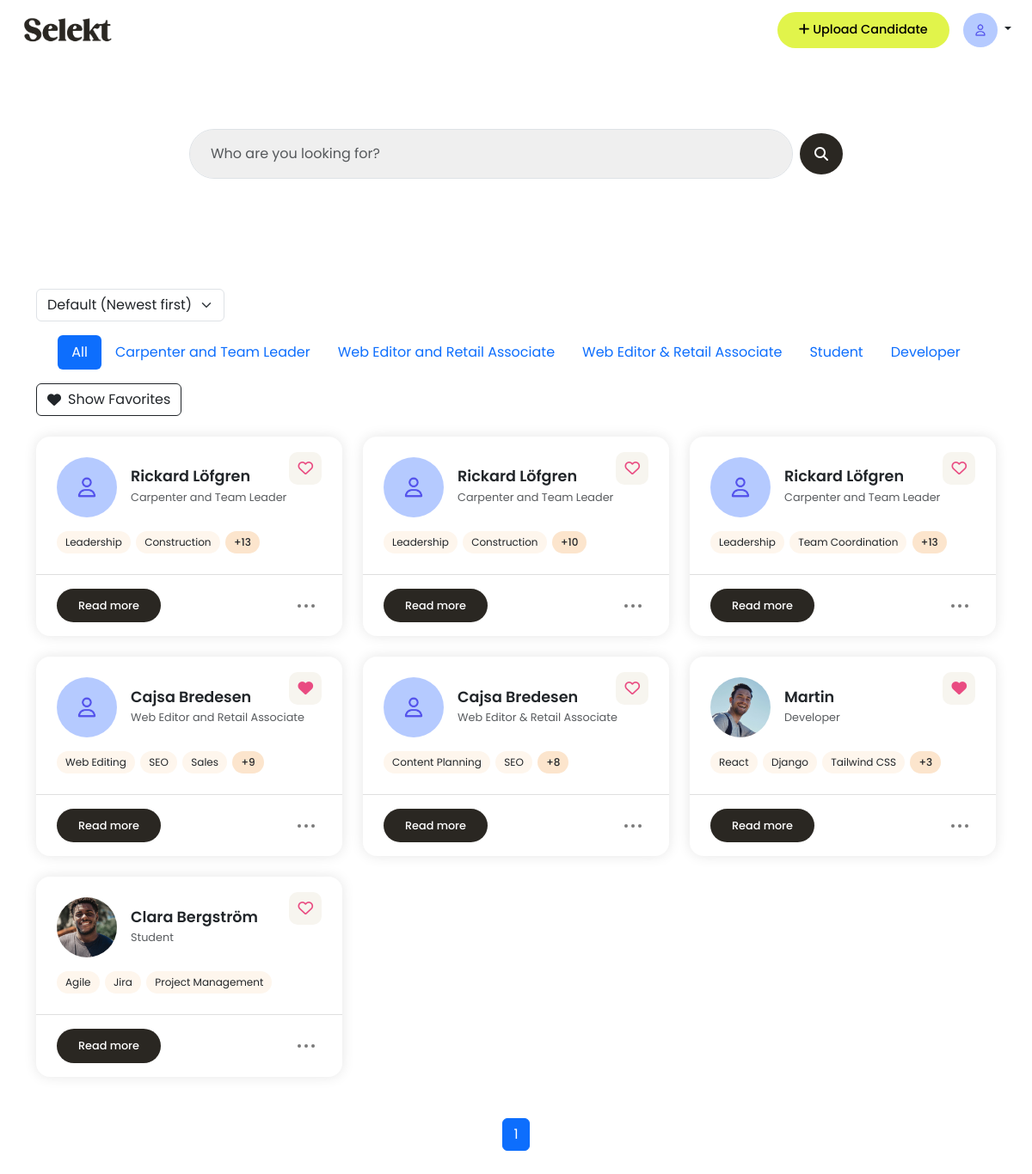
The page /dashboard/ (signed in) on the database its author committed.
### candidates/models.py (models this page shows, shortened)
class Profile(models.Model):
    user = models.OneToOneField(User, on_delete=models.CASCADE)
    profile_image = models.ImageField(upload_to='profile_images/', blank=True, null=True)
    is_first_login = models.BooleanField(default=True)

class Candidate(models.Model):
    user = models.ForeignKey(User, on_delete=models.CASCADE)
    name = models.CharField(max_length=100)
    email = models.EmailField()
    phone_number = models.CharField(max_length=20, blank=True)
    job_title = models.CharField(max_length=100, blank=True)
    profile_summary = models.TextField(blank=True)
    work_experience = models.TextField(blank=True)
    education = models.TextField(blank=True)
    location = models.CharField(max_length=100, blank=True)
    links = models.CharField(max_length=255, blank=True, help_text="e.g. LinkedIn, GitHub URLs")
    profile_image = models.ImageField(upload_to='profile_images/', blank=True, null=True)
    other = models.TextField(blank=True)
    notes = models.TextField(blank=True)
    top_skills = models.CharField(
        blank=True,
        help_text="Write top skills separated by commas (e.g. Communication, Leadership, SQL)"
    )
    uploaded_at = models.DateTimeField(auto_now_add=True)

### candidates/views.py (the view)
# urls.py: path('dashboard/', candidate_views.dashboard, name='dashboard'),
@login_required
def dashboard(request):
    query = request.GET.get('q', '')
    sort = request.GET.get('sort', '')
    filter_title = request.GET.get('title', '')
    show_favorites = request.GET.get('favorites') == 'on'
    candidates = Candidate.objects.filter(user=request.user)
    candidates = filter_candidates(candidates, query)
    if filter_title:
        candidates = candidates.filter(job_title__iexact=filter_title)
    if show_favorites:
        favorite_candidates = Favorite.objects.filter(user=request.user).values_list('candidate_id', flat=True)
        candidates = candidates.filter(id__in=favorite_candidates)
    if sort == 'name':
        candidates = candidates.order_by('name')
    else:
        candidates = candidates.order_by('-uploaded_at')
    job_titles = (
        Candidate.objects
        .filter(user=request.user)
        .exclude(job_title__isnull=True)
        .exclude(job_title__exact='')
        .values('job_title')
        .annotate(count=Count('job_title'))
        .order_by('-count')[:5]
    )
    paginator = Paginator(candidates, 12)
    page_number = request.GET.get('page')
    candidates = paginator.get_page(page_number)
    for candidate in candidates:
        candidate.skill_list = [skill.strip() for skill in candidate.top_skills.split(',')]
        candidate.is_favorite = Favorite.objects.filter(user=request.user, candidate=candidate).exists()
    show_welcome_popup = False
    if hasattr(request.user, 'profile') and request.user.profile.is_first_login:
        show_welcome_popup = True
    context = {
        'candidates': candidates,
        'job_titles': job_titles,
        'active_title': filter_title,
        'show_favorites': show_favorites,
        'show_welcome_popup': show_welcome_popup,
    }
    return render(request, 'dashboard.html', context)

### candidates/context_processors.py (called while the page is built)
def profile_picture(request):
    if request.user.is_authenticated:
        try:
            profile = request.user.profile
        except Profile.DoesNotExist:
            profile = None
    else:
        profile = None
    return {'profile': profile}

### candidates/views.py (called while the page is built, shortened)
def filter_candidates(queryset, query):
    return queryset

### templates/dashboard.html (shortened to what this page needs)
{% extends "base.html" %}
{% load static %}
{% block content %}
<div class="container hero">
  <form method="get" class="d-flex align-items-center gap-2 w-100 candidate-search position-relative">
    <input type="text" class="form-control px-4 py-3 border-1 shadow-none" name="q" id="searchInput"
      placeholder="Who are you looking for?" value="{{ request.GET.q }}">
    <button class="btn button-base scn-button d-flex justify-content-center align-items-center rounded-circle"
      type="submit">
      <i class="fas fa-search"></i>
    </button>
  </form>
</div>
<div class="container py-5">
  <div class="d-flex justify-content-between align-items-center mb-4 flex-wrap gap-3">
    <form id="sortForm" class="d-flex align-items-center">
      <select name="sort" id="sortSelect" class="form-select w-auto">
        <option value="" {% if not request.GET.sort %}selected{% endif %}>Default (Newest first)</option>
      </select>
    </form>
    <ul class="nav nav-pills justify-content-center flex-grow-1">
      <li class="nav-item">
        <a class="nav-link {% if not active_title %}active{% endif %}" href="{% url 'dashboard' %}">All</a>
      </li>
      {% for title in job_titles %}
      <li class="nav-item">
        <a class="nav-link {% if active_title == title.job_title %}active{% endif %}"
          href="?title={{ title.job_title|urlencode }}">
          {{ title.job_title }}
        </a>
      </li>
      {% endfor %}
    </ul>
    <button id="favoritesToggle" type="button" class="btn btn-outline-dark d-flex align-items-center gap-2">
    </button>
  </div>
  {% if candidates %}
  <div class="row g-4">
    {% for candidate in candidates %}
    <div class="col-md-4 col-sm-6">
      <div class="candidate-card bg-white position-relative">
        <div class="position-absolute top-0 end-0 p-4">
          <span class="heart-icon" onclick="toggleFavorite({{ candidate.id }}, this)">
            <i id="heart-card-{{ candidate.id }}" class="fa{% if candidate.is_favorite %}-solid{% else %}-regular{% endif %} fa-heart"></i>
          </span>
        </div>
        <div class="px-4 pt-4 pb-2">
          <div class="d-flex align-items-center gap-3 mb-3">
            {% if candidate.profile_image %}
            <img src="{{ candidate.profile_image.url }}" alt="Profile Image" />
            {% else %}
            <img src="{% static 'media/images/user-pic.png' %}" alt="Profile Image" />
            {% endif %}
            <div>
              <h4 class="mb-0">{{ candidate.name }}</h4>
              <small class="text-muted">{{ candidate.job_title|default:'Candidate' }}</small>
            </div>
          </div>
          <div class="skill-container">
            {% with candidate.skill_list as skills %}
              {% for skill in skills %}
                <span class="skill-badge">{{ skill }}</span>
              {% endfor %}
              <span class="skill-badge skill-badge-extra" style="display: none;"></span>
            {% endwith %}
          </div>
        </div>
        <hr>
        <div class="d-flex justify-content-between align-items-center px-4 pb-3">
          <a href="#" onclick="openCandidateModal({{ candidate.id|escapejs }})"
            class="btn button-base scn-button read-btn">Read more</a>
          <div class="dot-menu position-relative p-2 rounded" style="cursor: pointer;">
            <div class="d-flex flex-row justify-content-center align-items-center">
              <span class="dot"></span>
              <span class="dot mx-1"></span>
              <span class="dot"></span>
            </div>
          </div>
        </div>
      </div>
    </div>
    {% endfor %}
    <div class="d-flex justify-content-center mt-5">
      <nav>
        <ul class="pagination">
          {% for num in candidates.paginator.page_range %}
            {% if num == 1 or num == candidates.paginator.num_pages or num >= candidates.number|add:"-2" and num <= candidates.number|add:"2" %}
              {% if num == candidates.number %}
                <li class="page-item active">
                  <span class="page-link">{{ num }}</span>
                </li>
              {% else %}
                <li class="page-item">
                  <a class="page-link" href="?{% if request.GET %}{{ request.GET.urlencode }}&{% endif %}page={{ num }}">{{ num }}</a>
                </li>
              {% endif %}
            {% elif num == 2 and candidates.number|add:"-2" > 2 %}
              <li class="page-item disabled"><span class="page-link">...</span></li>
            {% elif num == candidates.paginator.num_pages|add:"-1" and candidates.number|add:"2" < candidates.paginator.num_pages|add:"-1" %}
              <li class="page-item disabled"><span class="page-link">...</span></li>
            {% endif %}
          {% endfor %}
        </ul>
      </nav>
    </div>
  {% else %}
  <p>No candidates yet.</p>
  {% endif %}
</div>
</div>
{% endblock %}

### templates/base.html (shortened to what this page needs)
{% load static %}
<!DOCTYPE html>
<html lang="en">
<head>
    <link href="https://cdn.jsdelivr.net/npm/bootstrap@5.3.2/dist/css/bootstrap.min.css" rel="stylesheet">
    <link rel="stylesheet" href="{% static 'css/style.css' %}">
    <link rel="stylesheet" href="https://cdn.jsdelivr.net/npm/trumbowyg@2.25.1/dist/ui/trumbowyg.min.css">
</head>
<body class="logged-in-body">
<header class="d-flex justify-content-between align-items-center px-4 py-3">
  <a href="{% url 'dashboard' %}" class="text-decoration-none">
    <img src="{% static 'media/images/logo.png' %}" alt="Logo" class="logo-img">
  </a>
  <div class="d-flex align-items-center gap-3">
    <a href="{% url 'candidate_add' %}" class="btn button-base cta-button">
      <i class="fa-solid fa-plus"></i> Upload Candidate
    </a>
    <div class="dropdown">
      <button class="btn dropdown-toggle p-0 border-0 bg-transparent" type="button" id="userMenuButton" data-bs-toggle="dropdown" aria-expanded="false">
        {% if profile and profile.profile_image %}
        <img src="{{ profile.profile_image.url }}" alt="Profile" class="rounded-circle profile-pic">
    {% else %}
        <img src="{% static 'media/images/user-pic.png' %}" alt="Default Image" class="rounded-circle profile-pic">
    {% endif %}
      </button>
    </div>
</header>
              {% block content %}
              {% endblock %}
</body>
</html>

### static/css/style.css (style rules this page uses)
body, .index-body, .auth-body { font-family: 'Poppins', sans-serif; }
h4 { font-size: 1.1rem; font-weight: 600; }
.text-muted { color: grey; font-size: 0.8rem; font-family: 'Poppins', sans-serif; }
.button-base { border-radius: 100px; padding: 10px 25px; font-weight: 500; display: inline-block; text-decoration: none; border: none; font-family: 'Poppins', sans-serif; }
.cta-button { background-color: #E1F44B; color: black; }
.scn-button { background-color: #2A2722; color: white; }
.logged-in-body .cta-button { font-size: 0.9rem; }
header { border-bottom: 0px; height: 70px; }
.logo-img { width: 110px; }
.profile-pic { width: 40px; height: 40px; object-fit: cover; }
.hero { padding: 80px 20px; text-align: center; max-width: 800px; }
.candidate-card { border-radius: 16px; box-shadow: 0 0 15px rgba(0, 0, 0, 0.1); transition: 0.3s ease; position: relative; }
.candidate-card hr { color: grey; }
.candidate-card img { width: 70px; height: 70px; border-radius: 50%; object-fit: cover; }
.skill-container { display: flex; flex-wrap: nowrap; gap: 0.4rem; overflow: hidden; max-width: 100%; align-items: center; }
.skill-badge { background-color: #fef6ed; padding: 4px 10px; border-radius: 20px; font-size: 0.75rem; white-space: nowrap; flex-shrink: 0; }
.skill-badge-extra { background-color: #fce5cd; font-weight: 500; }
.read-btn { font-size: 0.8rem; font-weight: 500; }
.heart-icon { font-size: 1.1rem; color: #E94C82; background: #f7f5ef; padding: 7px 10px; border-radius: 10px; }
.dot-menu { display: flex; gap: 4px; }
.dot { width: 4px; height: 4px; background-color: #7a7a7a; border-radius: 50%; }
.candidate-search input { background-color: #EFEFEF; border-radius: 100px; }
.candidate-search .btn { height: 48px; width: 48px; }

### rows shown on the page
Profile: profile_image (picture)
Candidate: name "Rickard Löfgren", job_title "Carpenter and Team Leader", skills "Leadership" "Construction"
Candidate: name "Rickard Löfgren", job_title "Carpenter and Team Leader", skills "Leadership" "Construction"
Candidate: name "Rickard Löfgren", job_title "Carpenter and Team Leader", skills "Leadership" "Team Coordination"
Candidate: name "Cajsa Bredesen", job_title "Web Editor and Retail Associate", skills "Web Editing" "SEO" "Sales"
Candidate: name "Cajsa Bredesen", job_title "Web Editor & Retail Associate", skills "Content Planning" "SEO"
Candidate: profile_image (picture), name "Martin", job_title "Developer", skills "React" "Django" "Tailwind CSS"
Candidate: profile_image (picture), name "Clara Bergström", job_title "Student", skills "Agile" "Jira" "Project Management"

### other values the page prints
{{ title.job_title }} "Carpenter and Team Leader" "Web Editor and Retail Associate" "Web Editor & Retail Associate" "Student" "Developer"
{{ num }} "1"
